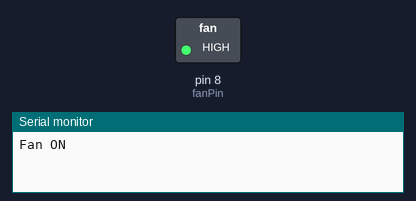
The sketch below on a simulated Arduino Uno, built with avr-gcc and run on an emulated ATmega328P. On the bench: switched loads named in the sketch (green lamp = pin HIGH), the last lines printed to the serial monitor.

Above: at 1.0 s.
At 3.0 s:
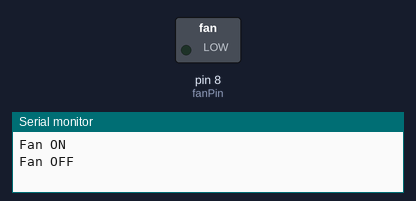
Timing chart, 0 to 5.2 s (numbered marks = the images above):
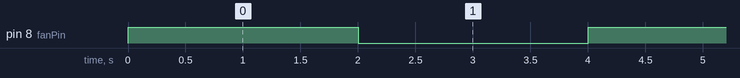

Measured:
- by itself, pin 8 (fanPin): alternates HIGH for 2.0 s and LOW for 2.0 s

The sketch:

Fan_Testing.ino
```cpp
//DEFUNCT AS OF 10/28/16

//fan testing
int fanPin = 8;

void setup()
{
  pinMode(fanPin, OUTPUT);    //motors are in output mode, connected to PWM
  Serial.begin(9600);
}

void loop()
{
   digitalWrite(fanPin, HIGH);
   Serial.println("Fan ON");
   delay(2000);
   digitalWrite(fanPin, LOW);
   Serial.println("Fan OFF");
   delay(2000);
}
```
